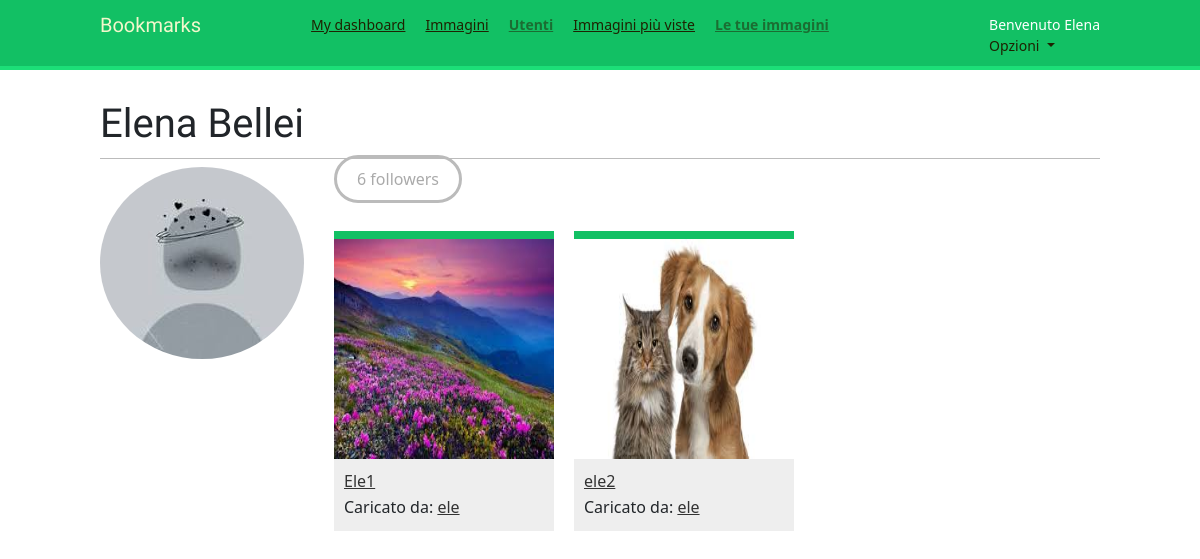
Page /users/ele/ (signed in) on the committed database.
### account/models.py (models this page shows, shortened)
class Profile(models.Model):
    user = models.OneToOneField(settings.AUTH_USER_MODEL, on_delete=models.CASCADE)
    date_of_birth = models.DateField(blank=True, null=True)
    photo = models.ImageField(upload_to='users/%Y/%m/%d/', blank=True, default='users/default/profile_default_icon.png')
    private = models.BooleanField(default=False)

### images/models.py (models this page shows, shortened)
class Image(models.Model):
    user = models.ForeignKey(settings.AUTH_USER_MODEL, related_name='images_created', on_delete=models.CASCADE)
    title = models.CharField(max_length=200)
    slug = models.SlugField(max_length=200, blank=True)
    url = models.URLField(blank=True,)
    image = models.ImageField(blank=True, null=True, upload_to='images/%Y/%m/%d')
    description = models.TextField(blank=True)
    created = models.DateField(auto_now_add=True, db_index=True)
    user_like = models.ManyToManyField(settings.AUTH_USER_MODEL, related_name='images_liked', blank=True)
    total_likes = models.PositiveIntegerField(db_index=True, default=0)
    def get_absolute_url(self):
        return reverse('images:detail', args=[self.id, self.slug])

### account/views.py (the view)
# urls.py: path('users/<username>/', views.user_detail, name='user_detail'),
@login_required
def user_detail(request, username):
    user = get_object_or_404(User, username=username, is_active=True)
    profile = get_object_or_404(Profile, user=user)
    follows = Contact.objects.filter(user_from=request.user, user_to=user).exists()
    can_view = not profile.private or request.user == user or follows
    return render(request, 'account/user/detail.html', {'section': 'people', 'user': user, 'profile': profile, 'can_view': can_view})

### account/templates/account/user/detail.html (shortened to what this page needs)
{% extends "base.html" %}
{% load thumbnail %}
{% block content %}
  <h1>{{ user.get_full_name }}</h1>
  <div class="profile-info">
    <img src="{% thumbnail user.profile.photo 180x180 %}" class="user-detail">
  </div>
  {% with total_followers=user.followers.count %}
    {% if can_view %}
    <span class="count">
      <span class="total">{{ total_followers }}</span>
      follower{{ total_followers|pluralize }}
    </span>
    {% endif %}
    {% if can_view %}
        <div id="image-list" class="image-container">
          {% include "images/image/list_images.html" with images=user.images_created.all %}
        </div>
    {% else %}
        <h2>Questo profilo è privato</h2>
    {% endif %}
  {% endwith %}
{% endblock %}

### account/templates/base.html (shortened to what this page needs)
<!DOCTYPE html>
<html>
<head>
    {% load static %}
    <link href="{% static "css/base.css" %}" rel="stylesheet">
    <link href="https://cdn.jsdelivr.net/npm/bootstrap@5.3.3/dist/css/bootstrap.min.css" rel="stylesheet">
</head>
<body>
    <div id="header">
        <span class="logo">Bookmarks</span>
        {% if request.user.is_authenticated %}
            <ul class="menu">
                <li {% if section == "dashboard" %}class="selected"{% endif %}>
                    <a href="{% url "dashboard" %}">My dashboard</a>
                </li>
                <li {% if section == "images" %}class="selected"{% endif %}>
                    <a href="{% url "images:list" %}">Immagini</a>
                </li>
                <li {% if section == "people" %}class="selected"{% endif %}>
                    <a href="{% url "user_list" %}">Utenti</a>
                </li>
                <li {% if section == "images" %}class="selected"{% endif %}>
                    <a href="{% url "images:ranking" %}">Immagini più viste</a>
                </li>
                <li {% if section == "people" %}class="selected"{% endif %}>
                    <a href="{% url "images:your_images" %}">Le tue immagini</a>
                </li>
            </ul>
        {% endif %}
        <span class="user">
            {% if request.user.is_authenticated %}
             Benvenuto {{ request.user.first_name }}
                    <a class="nav-link dropdown-toggle" href="#" role="button" data-bs-toggle="dropdown" aria-expanded="false">
                      Opzioni
                    </a>
            {% else %}
                <a href="{% url "login" %}">Login</a>
            {% endif %}
        </span>
    </div>
    <div id="content">
        {% block content %}
        {% endblock %}
    </div>
</body>
</html>

### images/templates/images/image/list_images.html
{% load thumbnail %}
{% for image in images %}
<div class="image">
    <a href="{{ image.get_absolute_url }}">
        {% thumbnail image.image 300x300 crop="smart" as im %}
        <a href="{{ image.get_absolute_url }}">
            <img src="{{ im.url }}"
        </a>
    </a>
    <div class="info">
        <a href="{{ image.get_absolute_url }}" class="title">
            {{ image.title }}
        </a>
        <p>Caricato da: <a href="{{ image.user.get_absolute_url }}">{{ image.user.username }}</a></p>
    </div>
</div>
{% endfor %}

### account/static/css/base.css (style rules this page uses)
body { margin:0; padding:0; font-family:helvetica, sans-serif; }
p { line-height: 1.8; }
a { color:#12c064; text-decoration:none; }
h1, h2, h3, h4, h5 , h6 { font-family: 'Muli', sans-serif; font-weight:normal; }
h1 { border-bottom:1px solid #bbb; padding:0 0 10px 0; margin:10px 0 20px 0; }
#header { padding:10px 100px; font-size:14px; background:#12c064; color:#fff; border-bottom:4px solid #1cdf78; overflow:auto; }
#header .logo { font-family: 'Muli', sans-serif; float:left; color:#f3f7cc; font-size:20px; margin-right:10%; }
#header ul.menu { list-style:none; float:left; margin:0; padding:0; }
#header ul.menu li { float:left; padding:4px 10px; }
#header ul.menu li.selected a, #header ul.menu li.selected a:hover { color:#1b6d32; font-weight:bold; }
#header a { color:#1e2201; }
#header .user { float:right; padding-top:4px; }
#content { padding:30px 100px; }
.count { color:#aaa; border:3px solid #bbb; border-radius:26px; padding:10px 20px; margin:20px 10px 0; }
#image-list { overflow:hidden; }
#image-list .image { float:left; width:220px; height:300px; margin:0 10px 10px 10px; border-top:8px solid #12c064; background:#eee; }
#image-list img { width:220px; height:220px; }
#image-list .info { padding:10px; }
#image-list .info a { color:#333; }
img.user-detail { border-radius:50%; float:left; }
.profile-info { float:left; overflow:auto; margin-right:20px; }
.image-container { margin-top:40px; }

### rows in the picture
Image: shows a picture, title "Ele1", user.username "ele"
Image: shows a picture, title "ele2", user.username "ele"

### other values in the picture
{{ request.user.first_name }} "Elena"
{{ user.get_full_name }} "Elena Bellei"
{{ total_followers }} "6"
